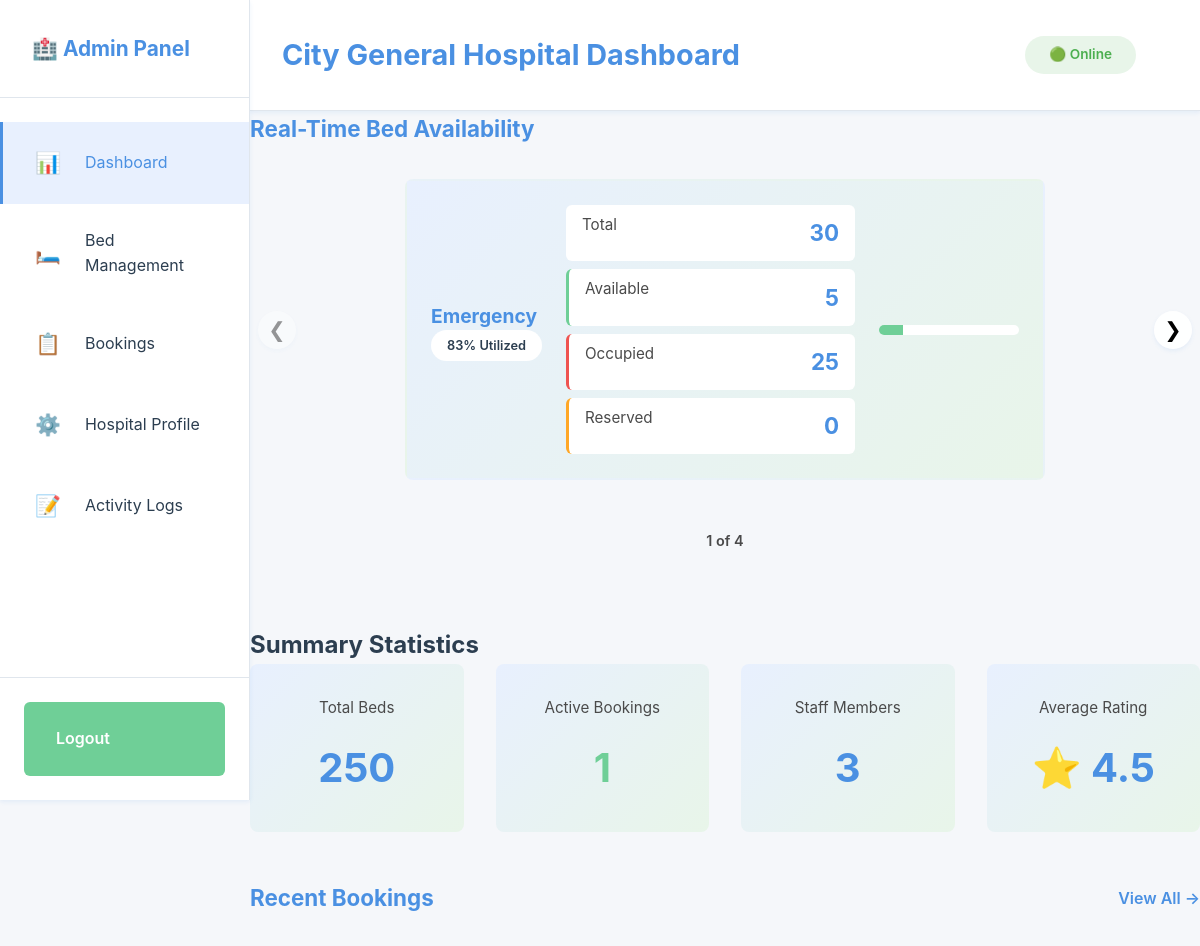
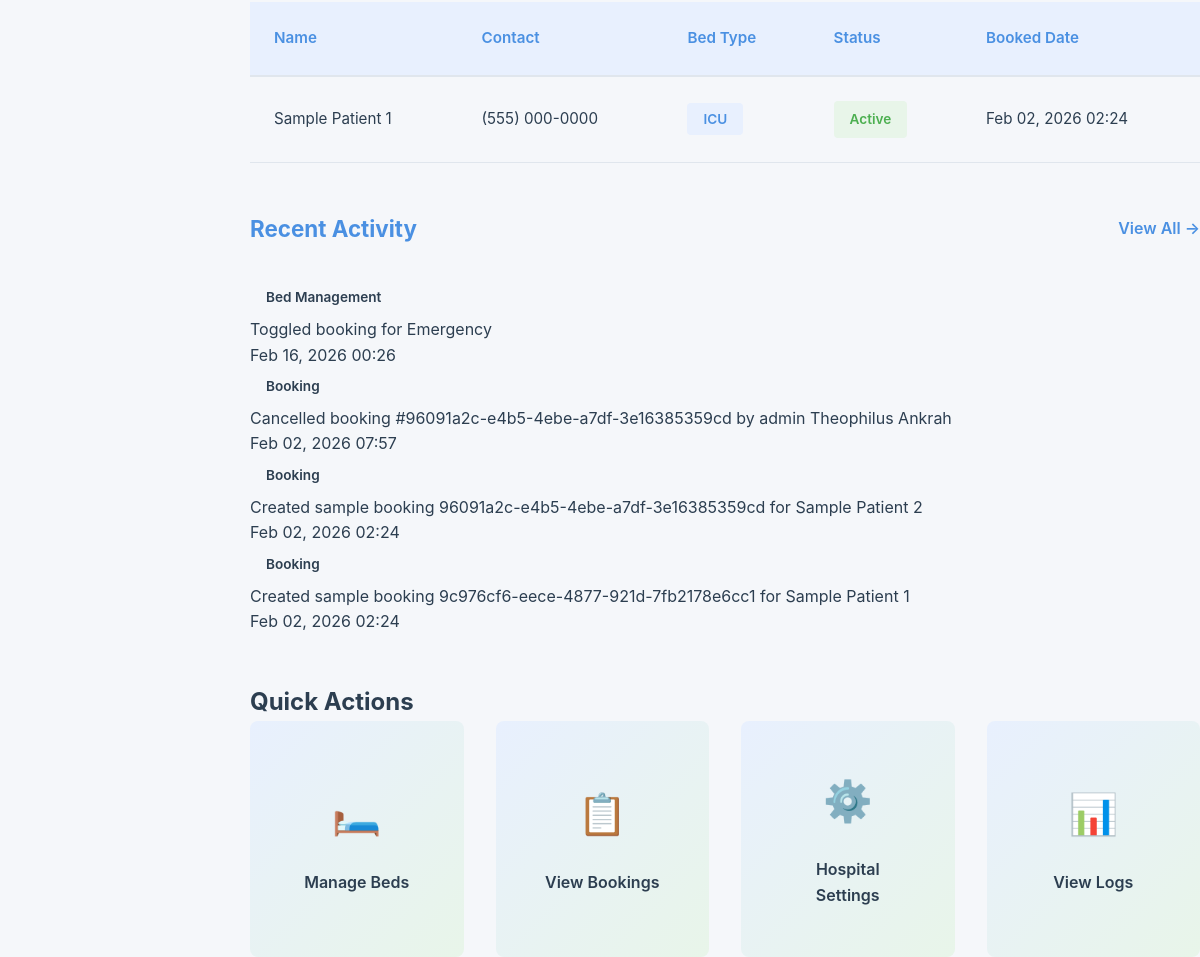
The app's page /portal/dashboard/ (signed in) with its own data (2 pictures, top to bottom).
### hospital/models.py (models this page shows, shortened)
class Hospital(models.Model):
	name = models.CharField(max_length=200)
	hospital_type = models.CharField(max_length=100, blank=True)
	description = models.TextField(blank=True)
	phone = models.CharField(max_length=30, blank=True)
	emergency_phone = models.CharField(max_length=30, blank=True)
	email = models.EmailField(blank=True)
	address = models.TextField(blank=True)
	website = models.URLField(blank=True)
	hours = models.CharField(max_length=50, blank=True, default='24/7')
	latitude = models.FloatField(null=True, blank=True)
	longitude = models.FloatField(null=True, blank=True)
	main_image = models.URLField(blank=True)
	created_at = models.DateTimeField(auto_now_add=True)
	updated_at = models.DateTimeField(auto_now=True)

class BedInventory(models.Model):
	BED_GENERAL = 'general'
	BED_HDU = 'hdu'
	BED_ICU = 'icu'
	BED_EMERGENCY = 'emergency'
	BED_TYPE_CHOICES = [
		(BED_GENERAL, 'General Ward'),
		(BED_HDU, 'HDU'),
		(BED_ICU, 'ICU'),
		(BED_EMERGENCY, 'Emergency'),
	]
	STATUS_AVAILABLE = 'available'
	STATUS_LIMITED = 'limited'
	STATUS_FULL = 'full'
	STATUS_CHOICES = [
		(STATUS_AVAILABLE, 'Available'),
		(STATUS_LIMITED, 'Limited'),
		(STATUS_FULL, 'Full'),
	]
	hospital = models.ForeignKey(Hospital, on_delete=models.CASCADE, related_name='beds')
	bed_type = models.CharField(max_length=20, choices=BED_TYPE_CHOICES)
	total = models.PositiveIntegerField(default=0)
	available = models.PositiveIntegerField(default=0)
	reserved = models.PositiveIntegerField(default=0)
	booking_disabled = models.BooleanField(default=False)
	status = models.CharField(max_length=20, choices=STATUS_CHOICES, default=STATUS_AVAILABLE)
	class Meta:
		unique_together = ('hospital', 'bed_type')
		ordering = ['hospital', 'bed_type']
	@property
	def occupied(self):
		occ = self.total - self.available - self.reserved
		return max(0, occ)
	@property
	def utilization_percent(self):
		if self.total <= 0:
			return 0
		return round((self.occupied / self.total) * 100)

class Booking(models.Model):
	STATUS_ACTIVE = 'active'
	STATUS_CONFIRMED = 'confirmed'
	STATUS_EXPIRED = 'expired'
	STATUS_CANCELLED = 'cancelled'
	STATUS_CHOICES = [
		(STATUS_ACTIVE, 'Active'),
		(STATUS_CONFIRMED, 'Confirmed'),
		(STATUS_EXPIRED, 'Expired'),
		(STATUS_CANCELLED, 'Cancelled'),
	]
	id = models.UUIDField(primary_key=True, default=uuid.uuid4, editable=False)
	hospital = models.ForeignKey(Hospital, on_delete=models.CASCADE, related_name='bookings')
	name = models.CharField(max_length=200)
	contact = models.CharField(max_length=100)
	bed_type = models.CharField(max_length=20, choices=BedInventory.BED_TYPE_CHOICES)
	notes = models.TextField(blank=True)
	status = models.CharField(max_length=20, choices=STATUS_CHOICES, default=STATUS_ACTIVE)
	booked_at = models.DateTimeField(default=timezone.now)
	expires_at = models.DateTimeField(null=True, blank=True)
	created_by = models.ForeignKey(settings.AUTH_USER_MODEL, null=True, blank=True, on_delete=models.SET_NULL)
	cancelled_at = models.DateTimeField(null=True, blank=True)
	class Meta:
		ordering = ['-booked_at']
		indexes = [models.Index(fields=['expires_at']), models.Index(fields=['status'])]

class ActivityLog(models.Model):
	TYPE_BED = 'bed'
	TYPE_BOOKING = 'booking'
	TYPE_PROFILE = 'profile'
	TYPE_STAFF = 'staff'
	TYPE_LOGIN = 'login'
	TYPE_EMERGENCY = 'emergency'
	TYPE_OTHER = 'other'
	TYPE_CHOICES = [
		(TYPE_BED, 'Bed Management'),
		(TYPE_BOOKING, 'Booking'),
		(TYPE_PROFILE, 'Profile Update'),
		(TYPE_STAFF, 'Staff Management'),
		(TYPE_LOGIN, 'Login/Logout'),
		(TYPE_EMERGENCY, 'Emergency'),
		(TYPE_OTHER, 'Other'),
	]
	STATUS_SUCCESS = 'success'
	STATUS_WARNING = 'warning'
	STATUS_ERROR = 'error'
	STATUS_CHOICES = [
		(STATUS_SUCCESS, 'Success'),
		(STATUS_WARNING, 'Warning'),
		(STATUS_ERROR, 'Error'),
	]
	hospital = models.ForeignKey(Hospital, on_delete=models.CASCADE, related_name='activity_logs')
	timestamp = models.DateTimeField(auto_now_add=True)
	type = models.CharField(max_length=20, choices=TYPE_CHOICES, default=TYPE_OTHER)
	description = models.TextField()
	status = models.CharField(max_length=20, choices=STATUS_CHOICES, default=STATUS_SUCCESS)
	user = models.ForeignKey(settings.AUTH_USER_MODEL, null=True, blank=True, on_delete=models.SET_NULL)
	metadata = models.JSONField(null=True, blank=True)
	class Meta:
		ordering = ['-timestamp']

### admins/views.py (the view)
# urls.py: path('dashboard/', views.dashboard_view, name='dashboard'),
def dashboard_view(request):
	if 'hospital_id' not in request.session:
		return redirect('admins:login')
	hospital_id = request.session['hospital_id']
	hospital = Hospital.objects.get(id=hospital_id)
	beds_qs = BedInventory.objects.filter(hospital=hospital)
	bookings_qs = Booking.objects.filter(hospital=hospital).order_by('-booked_at')
	staff_qs = Staff.objects.filter(hospital=hospital)
	reviews_qs = Review.objects.filter(hospital=hospital)
	total_beds = beds_qs.aggregate(total=Sum('total'))['total'] or 0
	active_bookings_count = bookings_qs.filter(status='active').count()
	staff_count = staff_qs.count()
	avg_rating_val = reviews_qs.aggregate(avg=Avg('rating'))['avg']
	avg_rating = round(avg_rating_val, 1) if avg_rating_val is not None else None
	context = {
		'hospital': hospital,
		'beds': beds_qs,
		'bookings': bookings_qs.filter(status='active'),
		'bookings_recent': bookings_qs[:10],
		'staff': staff_qs,
		'reviews': reviews_qs.order_by('-created_at'),
		'activity_logs': ActivityLog.objects.filter(hospital=hospital).order_by('-timestamp')[:10],
		'total_beds': total_beds,
		'booking_count': active_bookings_count,
		'staff_count': staff_count,
		'avg_rating': avg_rating,
	}
	return render(request, 'admins/dashboard.html', context)

### templates/admins/dashboard.html (shortened to what this page needs)
<!DOCTYPE html>
{% load static %}
<html lang="en">
<head>
    <link rel="stylesheet" href="{% static 'css/admin-styles.css' %}">
</head>
<body data-hospital-id="{{ hospital.id }}" data-admin-name="{{ request.session.admin_name|default:'' }}">
    <div class="admin-container">
        <aside class="admin-sidebar">
            <div class="sidebar-header">
                <h2>🏥 Admin Panel</h2>
            </div>
            <nav class="sidebar-nav">
                <a href="{% url 'admins:dashboard' %}" class="nav-item active">
                    <span class="icon">📊</span>
                    <span>Dashboard</span>
                </a>
                <a href="{% url 'admins:bed_management' %}" class="nav-item">
                    <span class="icon">🛏️</span>
                    <span>Bed Management</span>
                </a>
                <a href="{% url 'admins:booking_management' %}" class="nav-item">
                    <span class="icon">📋</span>
                    <span>Bookings</span>
                </a>
                <a href="{% url 'admins:hospital_profile' %}" class="nav-item">
                    <span class="icon">⚙️</span>
                    <span>Hospital Profile</span>
                </a>
                <a href="{% url 'admins:activity_logs' %}" class="nav-item">
                    <span class="icon">📝</span>
                    <span>Activity Logs</span>
                </a>
            </nav>
            <div class="sidebar-footer">
                <a href="{% url 'admins:logout' %}" class="btn btn-secondary btn-block">
                    Logout
                </a>
            </div>
        </aside>
        <main class="admin-main">
            <div class="admin-topbar">
                <h1>{{ hospital.name }} Dashboard</h1>
                <div class="topbar-info">
                    <span class="status-indicator">🟢 Online</span>
                </div>
            </div>
            <div class="dashboard-content">
                <section class="dashboard-section">
                    <div class="section-header">
                        <h2>Real-Time Bed Availability</h2>
                    </div>
                    <div class="slider-wrapper">
                        <button class="slider-btn slider-prev" id="sliderPrevBtn" title="Previous">❮</button>
                        <div class="slider-container" id="bedSlider">
                            <div class="slider-track bed-overview-grid">
                        {% for bed in beds %}
                            <div class="bed-card">
                                <div class="bed-card-header">
                                    <h3>{{ bed.get_bed_type_display }}</h3>
                                    <span class="utilization-badge">{{ bed.utilization_percent }}% Utilized</span>
                                </div>
                                <div class="bed-stats">
                                    <div class="bed-stat">
                                        <span class="stat-label">Total</span>
                                        <span class="stat-number">{{ bed.total }}</span>
                                    </div>
                                    <div class="bed-stat available">
                                        <span class="stat-label">Available</span>
                                        <span class="stat-number">{{ bed.available }}</span>
                                    </div>
                                    <div class="bed-stat occupied">
                                        <span class="stat-label">Occupied</span>
                                        <span class="stat-number">{{ bed.occupied }}</span>
                                    </div>
                                    <div class="bed-stat reserved">
                                        <span class="stat-label">Reserved</span>
                                        <span class="stat-number">{{ bed.reserved }}</span>
                                    </div>
                                </div>
                                <div class="progress-bar">
                                    <div class="progress-segment available" style="width: {% widthratio bed.available bed.total 100 %}%"></div>
                                </div>
                            </div>
                        {% endfor %}
                            </div>
                        </div>
                        <button class="slider-btn slider-next" id="sliderNextBtn" title="Next">❯</button>
                    </div>
                    <div class="slider-indicator" id="sliderIndicator">
                        <span class="indicator-text"><span id="currentBedIndex">1</span> of <span id="totalBeds">{{ beds|length }}</span></span>
                    </div>
                </section>
                <section class="dashboard-section">
                    <h2>Summary Statistics</h2>
                    <div class="stats-grid">
                        <div class="stat-card">
                            <p class="stat-label">Total Beds</p>
                            <p class="stat-value">{{ total_beds|default:0 }}</p>
                        </div>
                        <div class="stat-card">
                            <p class="stat-label">Active Bookings</p>
                            <p class="stat-value available">{{ bookings.count|default:0 }}</p>
                        </div>
                        <div class="stat-card">
                            <p class="stat-label">Staff Members</p>
                            <p class="stat-value">{{ staff.count|default:0 }}</p>
                        </div>
                        <div class="stat-card">
                            <p class="stat-label">Average Rating</p>
                            <p class="stat-value">⭐ {{ avg_rating|default:"N/A" }}</p>
                        </div>
                    </div>
                </section>
                <section class="dashboard-section">
                    <div class="section-header">
                        <h2>Recent Bookings</h2>
                        <a href="{% url 'admins:booking_management' %}" class="link-button">View All →</a>
                    </div>
                    <div class="table-container">
                        <table class="data-table">
                            <thead>
                                <tr>
                                    <th>Name</th>
                                    <th>Contact</th>
                                    <th>Bed Type</th>
                                    <th>Status</th>
                                    <th>Booked Date</th>
                                </tr>
                            </thead>
                            <tbody>
                                {% for booking in bookings %}
                                    <tr>
                                        <td>{{ booking.name }}</td>
                                        <td>{{ booking.contact }}</td>
                                        <td><span class="bed-type-badge">{{ booking.get_bed_type_display }}</span></td>
                                        <td><span class="status-badge {{ booking.status }}">{{ booking.get_status_display }}</span></td>
                                        <td>{{ booking.booked_at|date:"M d, Y H:i" }}</td>
                                    </tr>
                                {% empty %}
                                    <tr><td colspan="5" class="empty-message">No recent bookings</td></tr>
                                {% endfor %}
                            </tbody>
                        </table>
                    </div>
                </section>
                <section class="dashboard-section">
                    <div class="section-header">
                        <h2>Recent Activity</h2>
                        <a href="{% url 'admins:activity_logs' %}" class="link-button">View All →</a>
                    </div>
                    <div class="activity-list">
                        {% for log in activity_logs %}
                            <div class="activity-item">
                                <span class="activity-type">{{ log.get_type_display }}</span>
                                <p class="activity-description">{{ log.description }}</p>
                                <span class="activity-time">{{ log.timestamp|date:"M d, Y H:i" }}</span>
                            </div>
                        {% empty %}
                            <p class="empty-message">No activity yet</p>
                        {% endfor %}
                    </div>
                </section>
                <section class="dashboard-section">
                    <h2>Quick Actions</h2>
                    <div class="quick-actions">
                        <a href="{% url 'admins:bed_management' %}" class="action-card">
                            <span class="action-icon">🛏️</span>
                            <span class="action-text">Manage Beds</span>
                        </a>
                        <a href="{% url 'admins:booking_management' %}" class="action-card">
                            <span class="action-icon">📋</span>
                            <span class="action-text">View Bookings</span>
                        </a>
                        <a href="{% url 'admins:hospital_profile' %}" class="action-card">
                            <span class="action-icon">⚙️</span>
                            <span class="action-text">Hospital Settings</span>
                        </a>
                        <a href="{% url 'admins:activity_logs' %}" class="action-card">
                            <span class="action-icon">📊</span>
                            <span class="action-text">View Logs</span>
                        </a>
                    </div>
                </section>
            </div>
        </main>
    </div>

### records on screen
Hospital: name "City General Hospital"
BedInventory: bed_type "Emergency", utilization_percent "83", total "30", available "5", occupied "25", reserved "0"
Booking: name "Sample Patient 1", contact "(555) 000-0000", bed_type "ICU", status "Active", booked_at "Feb 02, 2026 02:24"
ActivityLog: type "Bed Management", description "Toggled booking for Emergency", timestamp "Feb 16, 2026 00:26"
ActivityLog: type "Booking", description "Cancelled booking #96091a2c-e4b5-4ebe-a7df-3e16385359cd by admin Theophilus Ankrah", timestamp "Feb 02, 2026 07:57"
ActivityLog: type "Booking", description "Created sample booking 96091a2c-e4b5-4ebe-a7df-3e16385359cd for Sample Patient 2", timestamp "Feb 02, 2026 02:24"
ActivityLog: type "Booking", description "Created sample booking 9c976cf6-eece-4877-921d-7fb2178e6cc1 for Sample Patient 1", timestamp "Feb 02, 2026 02:24"

### other values on screen
{{ beds|length }} "4"
{{ total_beds|default:0 }} "250"
{{ bookings.count|default:0 }} "1"
{{ staff.count|default:0 }} "3"
{{ avg_rating|default:"N/A" }} "4.5"
